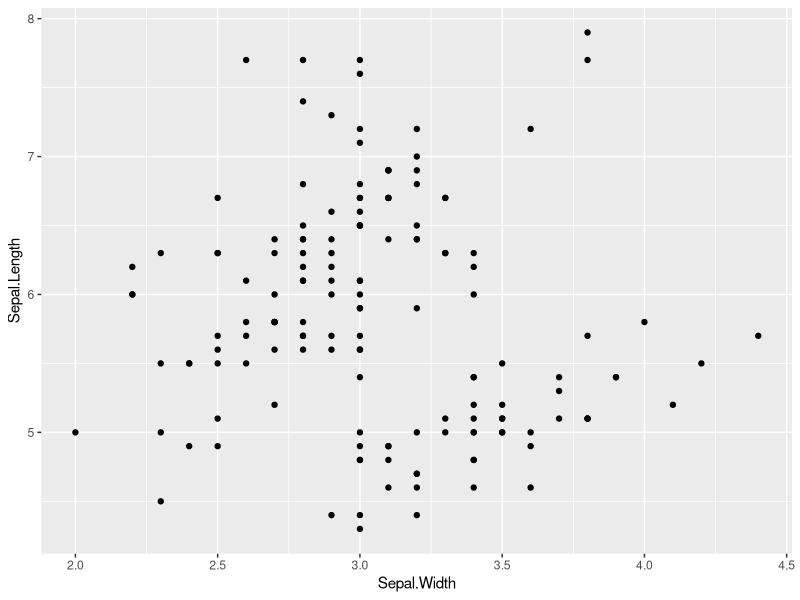
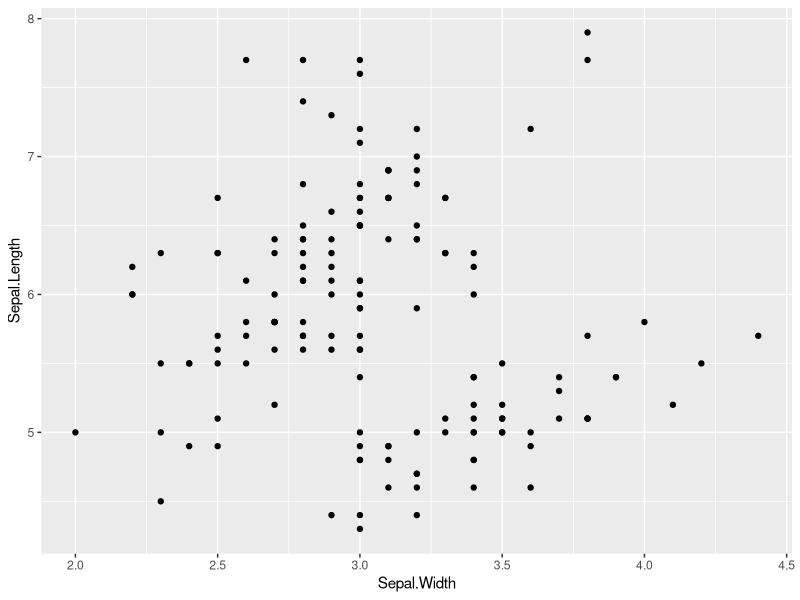
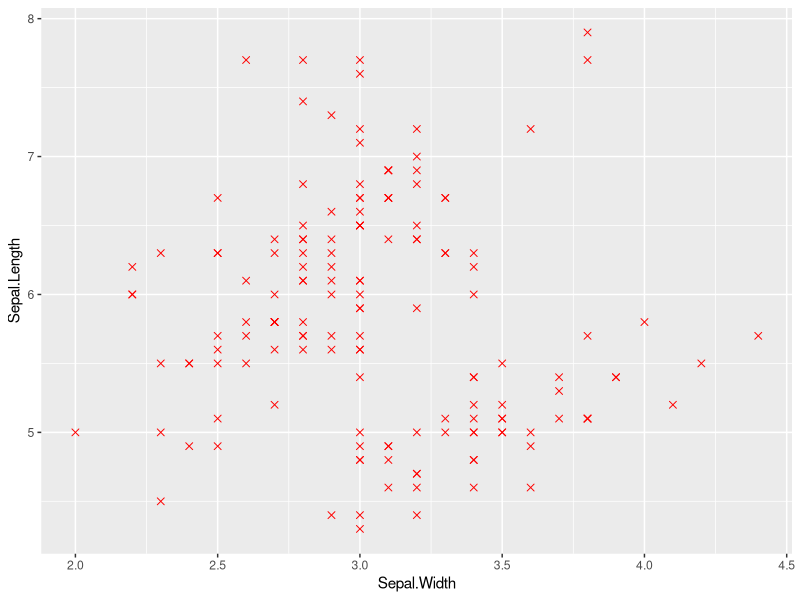
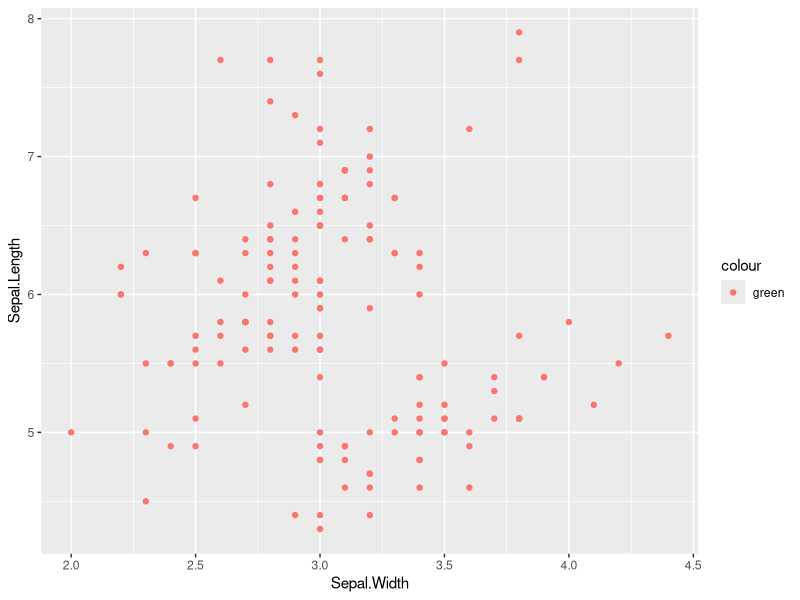
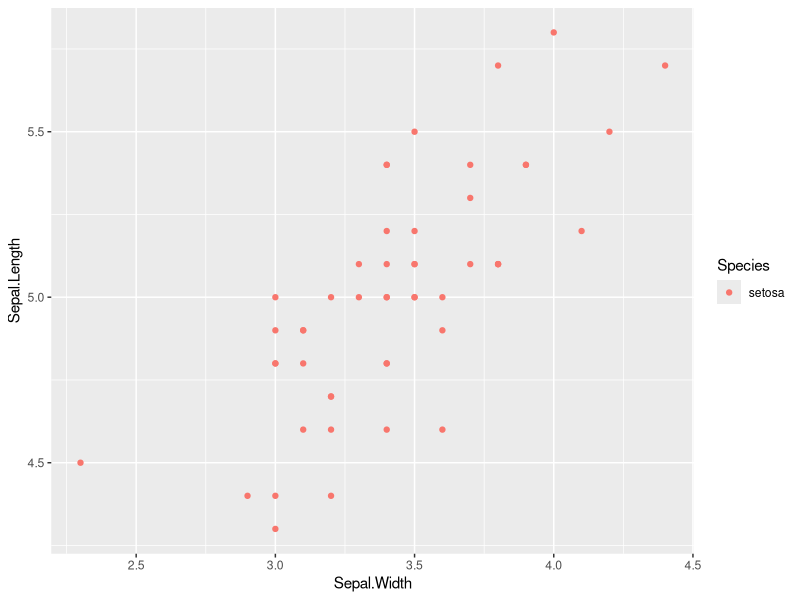
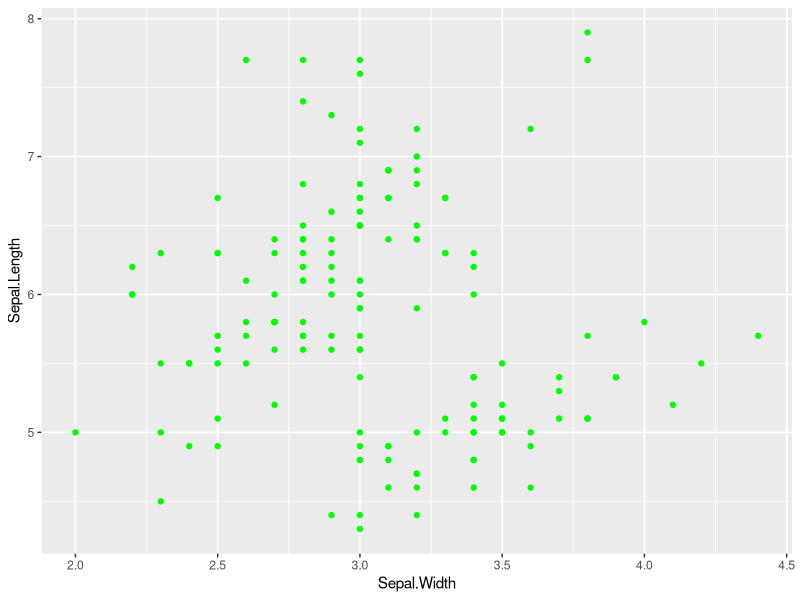
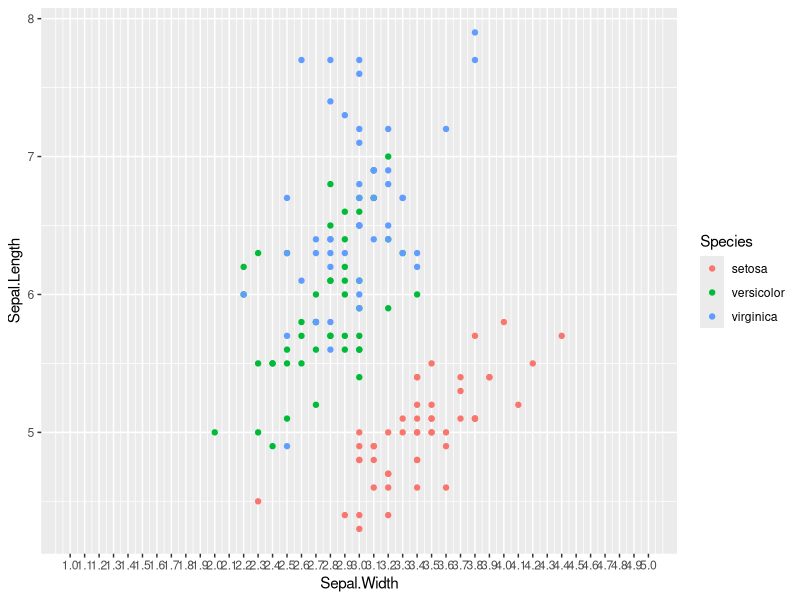
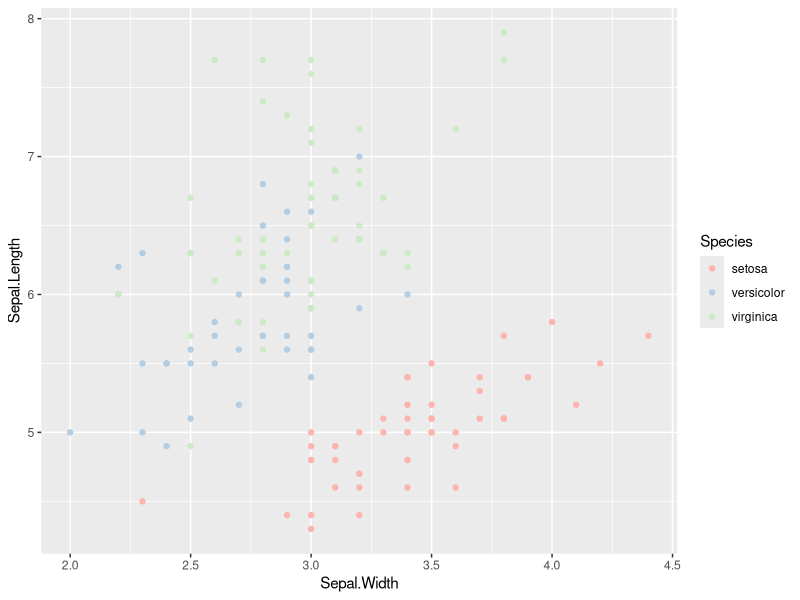

R code for these plots, in order:
## ---- chunk 1
knitr::opts_chunk$set(echo = TRUE)
## ---- chunk 2
library(tidyverse)
## ---- chunk 3
iris <- get(data(iris))
## ---- chunk 4
## couche des donnée
iris %>%
## couches esthétique + appel de la fonction ggplot
  ggplot(aes(x = Sepal.Width, y = Sepal.Length)) +
## couche geométrie
  geom_point()
## ---- chunk 5
## couche des donnée
iris %>%
## couches esthétique + appel de la fonction ggplot
  ggplot() +
## couche geométrie
  geom_point(aes(x = Sepal.Width, y = Sepal.Length))
## ---- chunk 6
## couche des donnée
iris %>%
## couches esthétique + appel de la fonction ggplot
  ggplot(aes(x = Sepal.Width, y = Sepal.Length))  +
## couche geométrie
  geom_point(col = "red", shape = 4, size = 2)
## ---- chunk 7
## coleur à l'intérieur de l'esthétique
## couche des donnée
iris %>%
## couches esthétique + appel de la fonction ggplot
  ggplot(aes(x = Sepal.Width, y = Sepal.Length))  +
## couche geométrie
  geom_point(aes(col = "green"))

## couche des donnée
iris %>% filter(Species == "setosa") %>%
## couches esthétique + appel de la fonction ggplot
  ggplot(aes(x = Sepal.Width, y = Sepal.Length))  +
## couche geométrie
  geom_point(aes(col = Species))

## couleur à l'extérieur

iris %>%
## couches esthétique + appel de la fonction ggplot
  ggplot(aes(x = Sepal.Width, y = Sepal.Length))  +
## couche geométrie
  geom_point(col = "green")
## ---- chunk 8
### graphique 
iris %>%
## couches esthétique + appel de la fonction ggplot
  ggplot(aes(x = Sepal.Width, y = Sepal.Length))  +
## couche geométrie
  geom_point(aes(col = Species)) +
## couche échelle
  scale_x_continuous(limits = c(1,5),
                     breaks = seq(1,5,0.1))
## ---- chunk 9
### graphique
iris %>%
## couches esthétique + appel de la fonction ggplot
  ggplot(aes(x = Sepal.Width, y = Sepal.Length))  +
## couche geométrie
  geom_point(aes(col = Species)) +
## échelle de couleurs
  scale_color_brewer(palette = "Pastel1")
## ---- chunk 10
### Graphique

iris %>%
  ggplot(aes(y = Sepal.Width)) +
  geom_boxplot()

iris %>%
  ggplot(aes(y = Sepal.Width, x = Species, col = Species)) +
  geom_boxplot()
## ---- chunk 11
### Graphique

iris %>%
  ggplot(aes(x = Sepal.Length)) +
  geom_histogram()
## ---- chunk 12
### Graphique
iris %>%
  ggplot(aes(x = Sepal.Length)) +
  geom_density(fill = "red")

iris %>%
  ggplot(aes(x = Sepal.Length)) +
  geom_density(aes(fill = Species), alpha = 0.5)
## ---- chunk 13
### Graphique
iris %>%
  count(Species) %>%
  ggplot(aes(x = Species, y = n)) +
  geom_col()
## ---- chunk 14
### Graphique
iris %>%
  count(Species) %>%
  ggplot(aes(x = Species, y = n)) +
  geom_col() + 
  labs(x = "Espèces",
       y = "fréquence",
       title = "Diagramme à baton",
       subtile = "fréquence d'espèces",
       caption = "R series 2022")
## ---- chunk 15
### graphique


## labs()
## ---- chunk 16
iris %>%
## couches esthétique + appel de la fonction ggplot
  ggplot(aes(x = Sepal.Width, y = Sepal.Length))  +
## couche geométrie
  geom_point() +
  facet_grid(~Species)


iris %>%
## couches esthétique + appel de la fonction ggplot
  ggplot(aes(x = Sepal.Width, y = Sepal.Length))  +
## couche geométrie
  geom_point() +
  facet_grid(Species ~.)
## ---- chunk 17
library(ggthemes)

iris %>%
## couches esthétique + appel de la fonction ggplot
  ggplot(aes(x = Sepal.Width, y = Sepal.Length))  +
## couche geométrie
  geom_point() +
  facet_grid(~Species) + 
    theme_stata()
